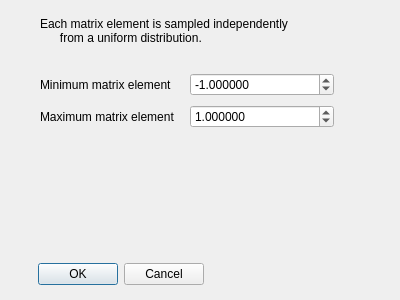
<?xml version="1.0" encoding="UTF-8"?>
<ui version="4.0">
 <class>RandomExchangeIntegralDialog</class>
 <widget class="QDialog" name="RandomExchangeIntegralDialog">
  <property name="geometry">
   <rect>
    <x>0</x>
    <y>0</y>
    <width>400</width>
    <height>300</height>
   </rect>
  </property>
  <property name="windowTitle">
   <string>Dialog</string>
  </property>
  <widget class="QDialogButtonBox" name="buttonBox">
   <property name="geometry">
    <rect>
     <x>11</x>
     <y>260</y>
     <width>193</width>
     <height>29</height>
    </rect>
   </property>
   <property name="orientation">
    <enum>Qt::Orientation::Horizontal</enum>
   </property>
   <property name="standardButtons">
    <set>QDialogButtonBox::StandardButton::Cancel|QDialogButtonBox::StandardButton::Ok</set>
   </property>
  </widget>
  <widget class="QLabel" name="distributionLabel">
   <property name="geometry">
    <rect>
     <x>40</x>
     <y>0</y>
     <width>351</width>
     <height>61</height>
    </rect>
   </property>
   <property name="text">
    <string>Each matrix element is sampled independently
      from a uniform distribution.</string>
   </property>
  </widget>
  <widget class="QWidget" name="">
   <property name="geometry">
    <rect>
     <x>40</x>
     <y>70</y>
     <width>294</width>
     <height>61</height>
    </rect>
   </property>
   <layout class="QGridLayout" name="gridLayout">
    <item row="0" column="0">
     <widget class="QLabel" name="label">
      <property name="text">
       <string>Minimum matrix element</string>
      </property>
     </widget>
    </item>
    <item row="0" column="1">
     <widget class="QDoubleSpinBox" name="minimumExchangeDoubleSpinBox">
      <property name="decimals">
       <number>6</number>
      </property>
      <property name="minimum">
       <double>-1000.000000000000000</double>
      </property>
      <property name="maximum">
       <double>1000.000000000000000</double>
      </property>
      <property name="value">
       <double>-1.000000000000000</double>
      </property>
     </widget>
    </item>
    <item row="1" column="0">
     <widget class="QLabel" name="label_2">
      <property name="text">
       <string>Maximum matrix element</string>
      </property>
     </widget>
    </item>
    <item row="1" column="1">
     <widget class="QDoubleSpinBox" name="maximumExchangeDoubleSpinBox">
      <property name="decimals">
       <number>6</number>
      </property>
      <property name="minimum">
       <double>-1000.000000000000000</double>
      </property>
      <property name="maximum">
       <double>1000.000000000000000</double>
      </property>
      <property name="value">
       <double>1.000000000000000</double>
      </property>
     </widget>
    </item>
   </layout>
  </widget>
 </widget>
 <resources/>
 <connections>
  <connection>
   <sender>buttonBox</sender>
   <signal>accepted()</signal>
   <receiver>RandomExchangeIntegralDialog</receiver>
   <slot>accept()</slot>
   <hints>
    <hint type="sourcelabel">
     <x>248</x>
     <y>254</y>
    </hint>
    <hint type="destinationlabel">
     <x>157</x>
     <y>274</y>
    </hint>
   </hints>
  </connection>
  <connection>
   <sender>buttonBox</sender>
   <signal>rejected()</signal>
   <receiver>RandomExchangeIntegralDialog</receiver>
   <slot>reject()</slot>
   <hints>
    <hint type="sourcelabel">
     <x>316</x>
     <y>260</y>
    </hint>
    <hint type="destinationlabel">
     <x>286</x>
     <y>274</y>
    </hint>
   </hints>
  </connection>
 </connections>
</ui>
